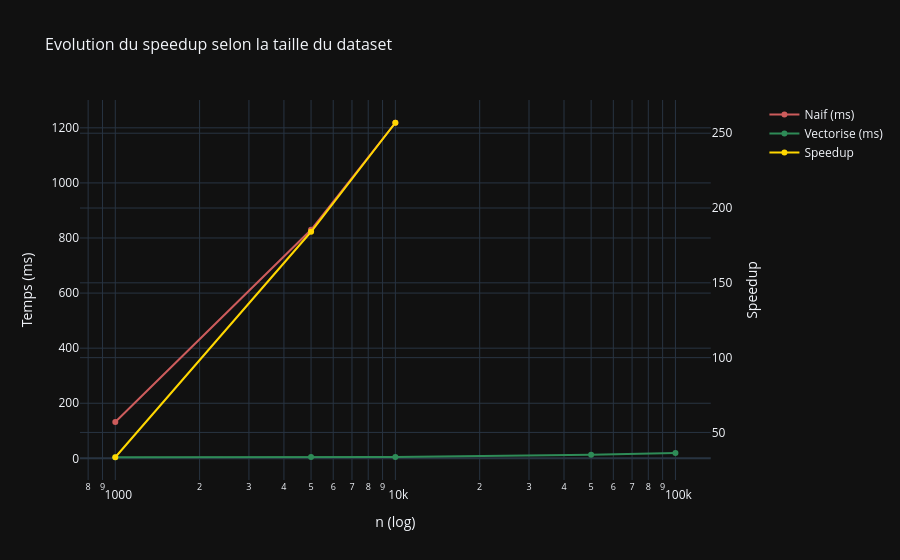

Here is the notebook cell this chart was saved with:
### Markdown cell above
## Courbe speedup vs taille

Pour limiter le temps d'execution, le benchmark **naif** n'est lance que pour `n <= 10_000` ; au-dela, seul le temps vectorise est mesure (speedup en NaN au-dela).

### Code cell
sizes = [1_000, 5_000, 10_000, 50_000, 100_000]
t_naive_list, t_vec_list, speedups = [], [], []

for n in sizes:
    d = generate_taxi_df(n)
    tv = benchmark_function(compute_features_vectorized, d, f"vect n={n}", n_runs=3)["mean_ms"]
    t_vec_list.append(tv)
    if n <= 10_000:
        tn = benchmark_function(compute_features_naive, d, f"naif n={n}", n_runs=3)["mean_ms"]
        t_naive_list.append(tn)
        speedups.append(tn / tv if tv > 0 else np.nan)
    else:
        t_naive_list.append(np.nan)
        speedups.append(np.nan)

fig = make_subplots(specs=[[{"secondary_y": True}]])
fig.add_trace(
    go.Scatter(x=sizes, y=t_naive_list, name="Naif (ms)", mode="lines+markers", line=dict(color="indianred")),
    secondary_y=False,
)
fig.add_trace(
    go.Scatter(x=sizes, y=t_vec_list, name="Vectorise (ms)", mode="lines+markers", line=dict(color="seagreen")),
    secondary_y=False,
)
fig.add_trace(go.Scatter(x=sizes, y=speedups, name="Speedup", mode="lines+markers", line=dict(color="gold")), secondary_y=True)
fig.update_xaxes(type="log", title="n (log)")
fig.update_yaxes(title_text="Temps (ms)", secondary_y=False)
fig.update_yaxes(title_text="Speedup", secondary_y=True)
fig.update_layout(title="Evolution du speedup selon la taille du dataset")
style_plotly(fig)
fig.show()

### Figure 1 — Plotly figure (JSON) as saved in the notebook; plotly's stock layout.template omitted (floating-point values rounded to 4 significant figures)
{"data": [{"line": {"color": "indianred"}, "mode": "lines+markers", "name": "Naif (ms)", "type": "scatter", "x": [1000, 5000, 10000, 50000, 100000], "xaxis": "x", "y": [132.1, 829.8, 1218.0, null, null], "yaxis": "y"}, {"line": {"color": "seagreen"}, "mode": "lines+markers", "name": "Vectorise (ms)", "type": "scatter", "x": [1000, 5000, 10000, 50000, 100000], "xaxis": "x", "y": [3.954, 4.507, 4.741, 12.82, 19.4], "yaxis": "y"}, {"line": {"color": "gold"}, "mode": "lines+markers", "name": "Speedup", "type": "scatter", "x": [1000, 5000, 10000, 50000, 100000], "xaxis": "x", "y": [33.41, 184.1, 257.0, null, null], "yaxis": "y2"}], "layout": {"title": {"font": {"size": 16}, "text": "Evolution du speedup selon la taille du dataset"}, "xaxis": {"anchor": "y", "domain": [0.0, 0.94], "title": {"text": "n (log)"}, "type": "log"}, "yaxis": {"anchor": "x", "domain": [0.0, 1.0], "title": {"text": "Temps (ms)"}}, "yaxis2": {"anchor": "x", "overlaying": "y", "side": "right", "title": {"text": "Speedup"}}}}
